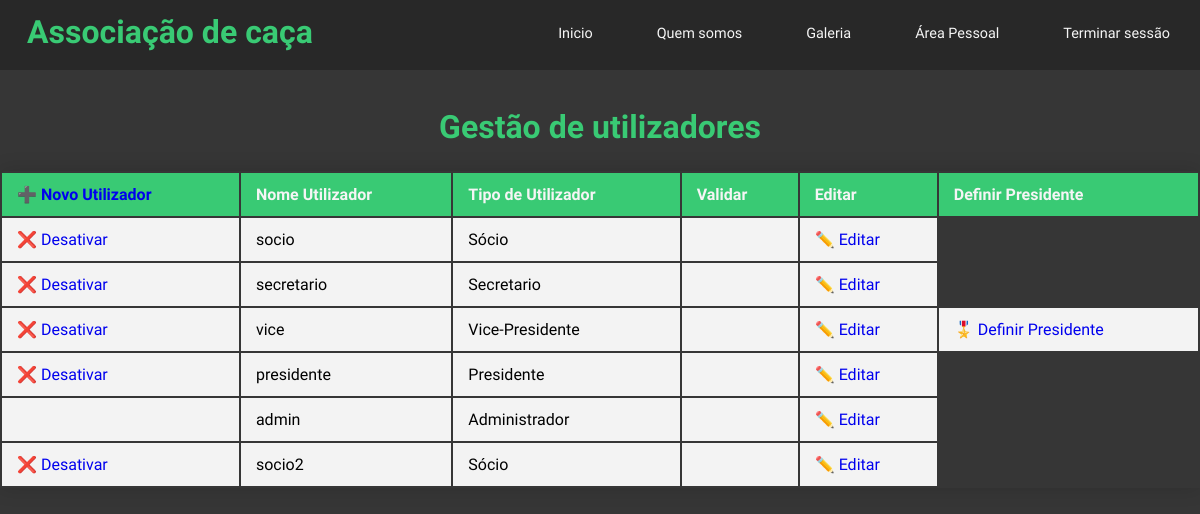
Screenshot of /admin/p_gestUtilizadores.php (signed in) with the database file from the repository.
### tables this page shows
CREATE TABLE `utilizador` (
  `codUtilizador` int(11) NOT NULL,
  `codPerfil` int(11) NOT NULL,
  `codCarteira` int(11) NOT NULL,
  `nome` varchar(30) NOT NULL,
  `apelido` varchar(30) NOT NULL,
  `morada` varchar(50) NOT NULL,
  `email` varchar(50) NOT NULL,
  `nif` int(9) NOT NULL,
  `dataNascimento` date NOT NULL,
  `telemovel` int(11) NOT NULL,
  `numPorteArma` int(11) NOT NULL,
  `numApoliceSeguro` int(11) NOT NULL,
  `numLicencaCaca` int(11) NOT NULL,
  `limitacao` varchar(50) NOT NULL,
  `restricaoAlimentar` varchar(50) NOT NULL,
  `nomeUser` varchar(20) NOT NULL,
  `password` varchar(300) NOT NULL,
  `ativo` bit(1) NOT NULL
);

### include/function.php (called while the page is built, shortened)
<?php
    function function_Perfil($codPerfil)
    {
        switch($codPerfil){
            case ADMIN:
                return "Administrador";
            break;
            case PRESIDENTE:
                return "Presidente";
            break;
            case VICE_PRESIDENTE:
                return "Vice-Presidente";
            break;
            case SECRETARIO:
                return "Secretario";
            break;
            case SOCIO:
                return "Sócio";
            break;
        }
    }
?>

### admin/p_gestUtilizadores.php (the view, shortened to what this page needs)
<!DOCTYPE html>
<html lang="en">
    <head>
        <link rel="stylesheet" href="../css/style.css">
    </head>
    <body>
        <?php
            include '../include/function.php';
            if(isset($_SESSION['utilizador']))
            {
                $sql = "SELECT codPerfil, codUtilizador FROM utilizador WHERE nomeUser = '".$_SESSION["utilizador"]."'";
                $res = mysqli_query($conn, $sql);
                $row = mysqli_fetch_array($res);
                $codUtilizador = $row['codUtilizador'];
                if($row['codPerfil'] == ADMIN)
                {
        ?>
                    <header>
                        <div class="navbar">
                            <h1>Associação de caça</h1>
                            <ul>
                                <li><a href='../index.php'>Inicio</a></li>
                                <li><a href='../about.php'>Quem somos</a></li>
                                <li><a href='../gallery.php'>Galeria</a></li>
                                <li><a href='../p_areaPessoal.php'>Área Pessoal</a></li>
                                <li><a href='../logout/logout.php'>Terminar sessão</a></li>
                            </ul>
                        </div>
                    </header>
        <?php
                    $sql = "SELECT * FROM utilizador";
                    $res = mysqli_query($conn, $sql);
                    echo
                    "
                    <br>
                    <br>
                    <h1>Gestão de utilizadores</h1>
                        <div class='content_table'>
                            <table width='100%'>
                                <thead>
                                    <tr>
                                        <th>
                                            <a href='p_addUtilizador.php'>➕ Novo Utilizador</a></td>
                                        </th>
                                        <th>Nome Utilizador</th>
                                        <th>Tipo de Utilizador</th>
                                        <th>Validar</th>
                                        <th>Editar</th>
                                        <th>Definir Presidente</th>
                                    </tr>
                                </thead>
                    ";
                    while($row = mysqli_fetch_array($res))
                    {
                            echo"<tbody>
                                    <tr>";
                                        if($row['ativo']==true)
                                        {
                                            if($row['codUtilizador'] == $codUtilizador)
                                            {
                                                echo"<td></td>";
                                            }
                                            else
                                            {
                                                echo"
                                                <td>
                                                    <a href='desativar.php?codUtilizador=".$row["codUtilizador"]."'>❌ Desativar</a>
                                                </td>";
                                            }
                                        }
                                        else
                                        {
                                            echo"
                                            <td>
                                                <a href='ativar.php?codUtilizador=".$row["codUtilizador"]."'>✔️Ativar</a>
                                            </td>";
                                        }
                                        echo"
                                        <td>".$row['nomeUser']."</td>
                                        <td>".function_Perfil($row['codPerfil'])."</td>";
                                        if($row['codPerfil'] == POR_VALIDAR)
                                        {
                                            echo"
                                            <td>
                                                <a href='promover.php?nomeUser=".$row["nomeUser"]."'> ✔️ Validar</a>
                                            </td>";
                                        }
                                        else
                                        {
                                            echo"<td></td>";
                                        }
                                        if($row['codPerfil'] != DESATIVADO)
                                        {
                                            echo"
                                            <td>
                                                <a href='p_gestDados.php?nomeUser=".$row["nomeUser"]."'> ✏️ Editar </a>
                                            </td>";
                                        }
                                        else
                                        {
                                            echo"<td></td>";
                                        }
                                        if($row['codPerfil'] != ADMIN)
                                        {
                                            if($row['codPerfil'] == VICE_PRESIDENTE)
                                            {
                                                echo"
                                                <td>
                                                    <a href='promover.php?nomeUser=".$row["nomeUser"]."'> 🎖️ Definir Presidente</a>
                                                </td>";
                                            }
                                        }
                                echo"</tr>
                                </tbody>";
                    }
                    echo"
                            </table>
                        </div>
                    ";
                }
                else
                {
                    header('refresh:0; ../index.php');
                }
            }
            else
            {
                header('refresh:0; ../index.php');
            }
        ?>
    </body>
</html>

### css/style.css (style rules this page uses)
* { margin: 0px; padding: 0px; font-family: 'Open Sans Condensed', sans-serif; }
body { background: #363636; box-sizing: border-box; }
h1, h2, h3 { text-align: center; color: #39ca74; }
.navbar { width: 100%; height: 70px; background-color: #282828; }
.navbar h1 { position: absolute; padding: 3px; float: left; margin-left: 2%; margin-top: 10px; color: #39ca74; }
.navbar ul { width: auto; float: right; margin-top: 8px; }
.navbar li { display: inline-block; padding: 15px 30px; }
.navbar a { text-align: center; color: whitesmoke; text-decoration: none; font-size: 1.2vw; }
.content_table { border-collapse: collapse; margin: 25px 0; min-width: 400px; border-radius: 5px 5px 0 0; overflow: hidden; box-shadow: 0 0 20px rgba(0,0,0,0.15); }
.content_table thead tr { background-color: #39ca74; color: whitesmoke; text-align: left; font-weight: bold; }
.content_table th, td { padding: 12px 15px; }
.content_table tbody tr { background-color: #f3f3f3; }
.content_table a { text-decoration: none; }

### rows the page displays
utilizador: nomeUser "socio", codPerfil "Sócio"
utilizador: nomeUser "secretario", codPerfil "Secretario"
utilizador: nomeUser "vice", codPerfil "Vice-Presidente"
utilizador: nomeUser "presidente", codPerfil "Presidente"
utilizador: nomeUser "admin", codPerfil "Administrador"
utilizador: nomeUser "socio2", codPerfil "Sócio"
